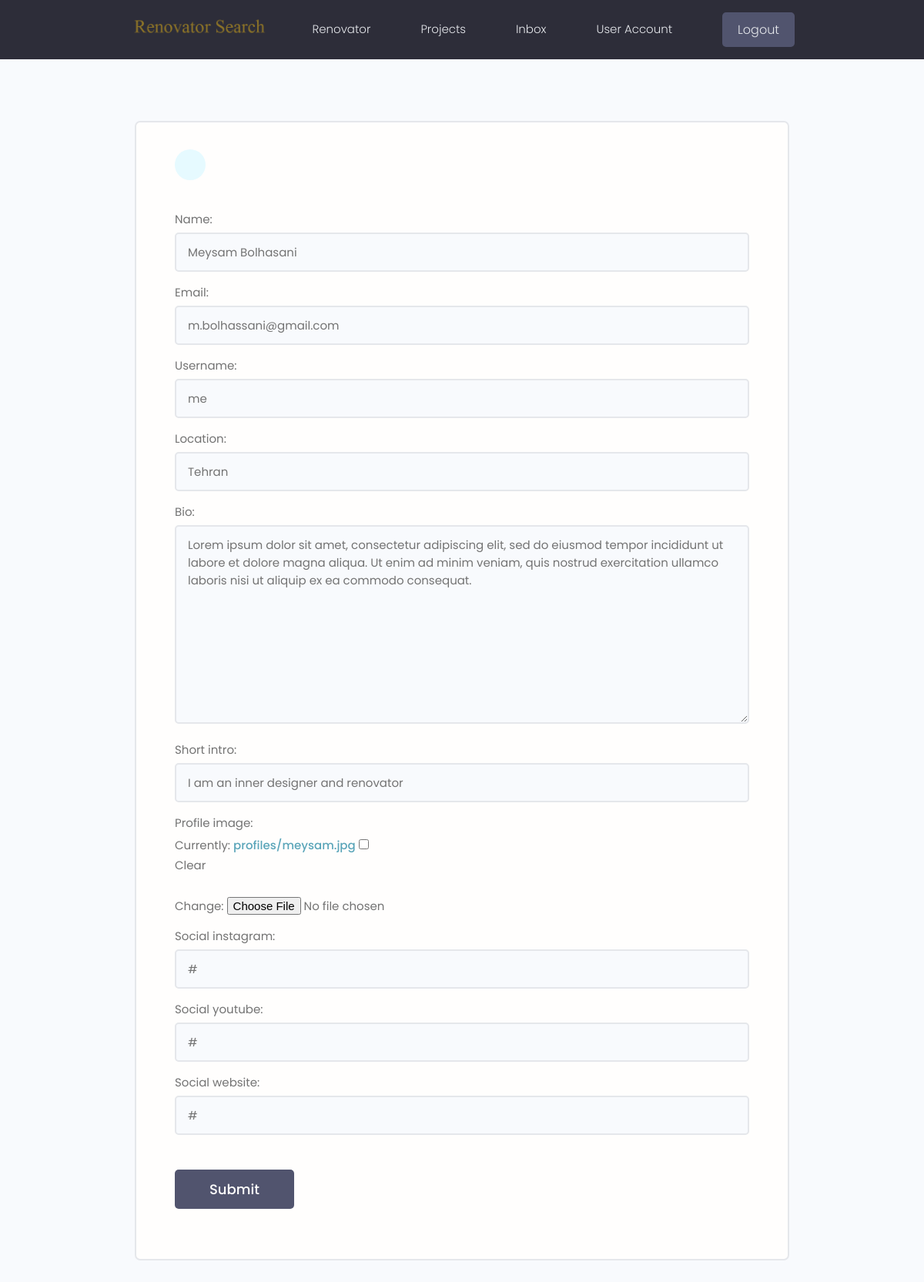
The page /edit-account/ (signed in) on the database its author committed.
### users/models.py (models this page shows, shortened)
class Profile(models.Model):
    user = models.OneToOneField(
        User, on_delete=models.CASCADE, null=True, blank=True)
    name = models.CharField(max_length=200, blank=True, null=True)
    email = models.EmailField(max_length=500, blank=True, null=True)
    username = models.CharField(max_length=200, blank=True, null=True)
    location = models.CharField(max_length=200, blank=True, null=True)
    short_intro = models.CharField(max_length=200, blank=True, null=True)
    bio = models.TextField(blank=True, null=True)
    profile_image = models.ImageField(
        null=True, blank=True, upload_to='profiles/', default="profiles/user-default.png")
    social_instagram = models.CharField(max_length=200, blank=True, null=True)
    social_youtube = models.CharField(max_length=200, blank=True, null=True)
    social_website = models.CharField(max_length=200, blank=True, null=True)
    created = models.DateTimeField(auto_now_add=True)
    class Meta:
            ordering = ['created']

### users/views.py (the view)
# urls.py: path('edit-account/', views.edit_account, name='edit-account'),
@login_required(login_url='login')
def edit_account(request):
    profile = request.user.profile
    form = ProfileForm(instance=profile)
    if request.method == 'POST':
        form = ProfileForm(request.POST, request.FILES, instance=profile)
        if form.is_valid():
            form.save()
            return redirect('user-account')
    context = {'form': form}
    return render(request, 'users/profile-form.html', context)

### users/forms.py
class ProfileForm(ModelForm):
    class Meta:
        model = Profile
        fields = ['name', 'email', 'username', 'location', 'bio', 'short_intro', 'profile_image',
                  'social_instagram','social_youtube', 'social_website']
    def __init__(self, *args, **kwargs):
        super(ProfileForm, self).__init__(*args, **kwargs)
        for name, field in self.fields.items():
            field.widget.attrs.update({'class': 'input'})

### users/templates/users/profile-form.html (shortened to what this page needs)
{%extends 'main.html'%}
{%block content%}
<main class="formPage my-xl">
    <div class="content-box">
        <div class="formWrapper">
            <a class="backButton" href="{%url 'user-account'%}"></a>
            <br>
            <form class="form" action="{% url 'edit-account'%}" method="POST" enctype="multipart/form-data">
                {%for field in form %}
                <div class="form__field">
                    <label for="formInput#text">{{field.label}}: </label>
                    {{field}}
                </div>
                {%endfor%}
                <input class="btn btn--sub btn--lg  my-md" type="submit" value="Submit" />
            </form>
        </div>
    </div>
</main>
{%endblock%}

### static/css/app.css (style rules this page uses)
:root { --color-sub: #2d2d39; }
.btn--sub { background-color: var(--color-sub-light); }
.content-box { width: 95%; max-width: 85rem; margin: 0 auto; }
.backButton { background: var(--color-main-light); color: var(--color-main); width: 4rem; height: 4rem; display: flex; align-items: center; justify-content: center; border-radius: 50%; }
.formPage .formWrapper { list-style: none; background: var(--color-white); padding: 3.5rem 5rem; border: 2px solid var(--color-light); border-radius: 0.7rem; }

### static/uikit/styles/modules/_variables.css (style rules this page uses)
:root { --color-main: #5aa5b9; --color-main-light: #e6faff; --color-sub: #3f4156; --color-sub-light: #51546e; --color-sub-lighter: #ededfd; --color-text: #737373; --color-gray: #8b8b8b; --color-light: #e5e7eb; --color-light-gray: #767676; --color-bg: #f8fafd; --color-white: #fffefd; --color-white-light: #f3f3f3; --color-success: #359e64; --color-success-bg: #def8e8; --color-error: #fc4b0b; --color-error-bg: #fff2ee; --font-base: 'Poppins', arial, helvetica, 'Segoe UI', roboto, ubuntu, sans-serif; --font-monospace: 'Fira Code', 'Courier New', courier, monospace; --font-regular: 300; --font-medium: 500; --font-bold: 700; --generic-shadow: 1px 1px 5px #00000010; --generic-transition: all 0.3s ease-in-out; }

### static/uikit/styles/modules/_base.css (style rules this page uses)
* { margin: 0; padding: 0; box-sizing: border-box; text-rendering: optimizeLegibility; color: inherit; font-size: inherit; }
html { font-size: 50%; }
@media only screen and (min-width: 480px) { html { font-size: 56.25%; } }
@media only screen and (min-width: 1200px) { html { font-size: 62.5%; } }
body { line-height: 1.6; font-weight: 400; font-size: 1.5rem; color: var(--color-text); background-color: var(--color-bg); min-height: 100vh; }

### static/uikit/styles/modules/_typography.css (style rules this page uses)
* { font-family: var(--font-base); }
a { padding-bottom: 2px; text-decoration: none; display: inline-block; color: var(--color-main); font-weight: var(--font-medium); }

### static/uikit/styles/modules/_utilities.css (style rules this page uses)
.my-md { margin: 3rem auto; }
.my-xl { margin: 8rem auto; }

### static/uikit/styles/modules/_button.css (style rules this page uses)
.btn { display: inline-block; position: relative; cursor: pointer; background-color: var(--color-light); font-weight: var(--font-medium); color: var(--color-sub); text-decoration: none; padding: 1rem 2rem; border-radius: 0.5rem; border: none; width: -webkit-fit-content; width: -moz-fit-content; width: fit-content; height: -webkit-fit-content; height: -moz-fit-content; height: fit-content; font-size: 1.6rem; outline-width: 0; outline-color: transparent; -webkit-backface-visibility: hidden; backface-visibility: hidden; transition: all 0.3s ease-in-out; }
.btn--sub { background-color: var(--color-sub); color: var(--color-white); }
.btn--lg { font-size: 1.8rem; padding: 1.2rem 4.5rem; }

### static/uikit/styles/modules/_form.css (style rules this page uses)
.form { display: block; }
.form__field { margin-top: 1.5rem; margin-bottom: 1.5rem; }
.form__label, .form__field > label { display: block; margin-bottom: 0.5rem; color: var(--color-text); }
input.input[type='text'], input.input[type='email'], input.input[type='password'], input.input[type='number'], textarea.input { min-width: 24rem; width: 100%; padding: 1.2rem 1.5rem; border-radius: 0.5rem; border: 2px solid var(--color-light); transition: all 0.3s ease-in-out; background-color: var(--color-bg); }

### rows shown on the page
Profile: form "Meysam Bolhasani" "m.bolhassani@gmail.com" "me" "Tehran" "Lorem ipsum dolor sit amet, consectetur adipiscing elit, sed do eiusmod tempor incididunt ut labore et dolore magna aliqua. Ut enim ad minim veniam, quis nostrud exercitation ullamco laboris nisi ut aliquip ex ea commodo consequat." "I am an inner designer and renovator" "#" "#" "#"

### other values the page prints
{{ field.label }} "Name" "Email" "Username" "Location" "Bio" "Short intro" "Profile image" "Social instagram" "Social youtube" "Social website"
